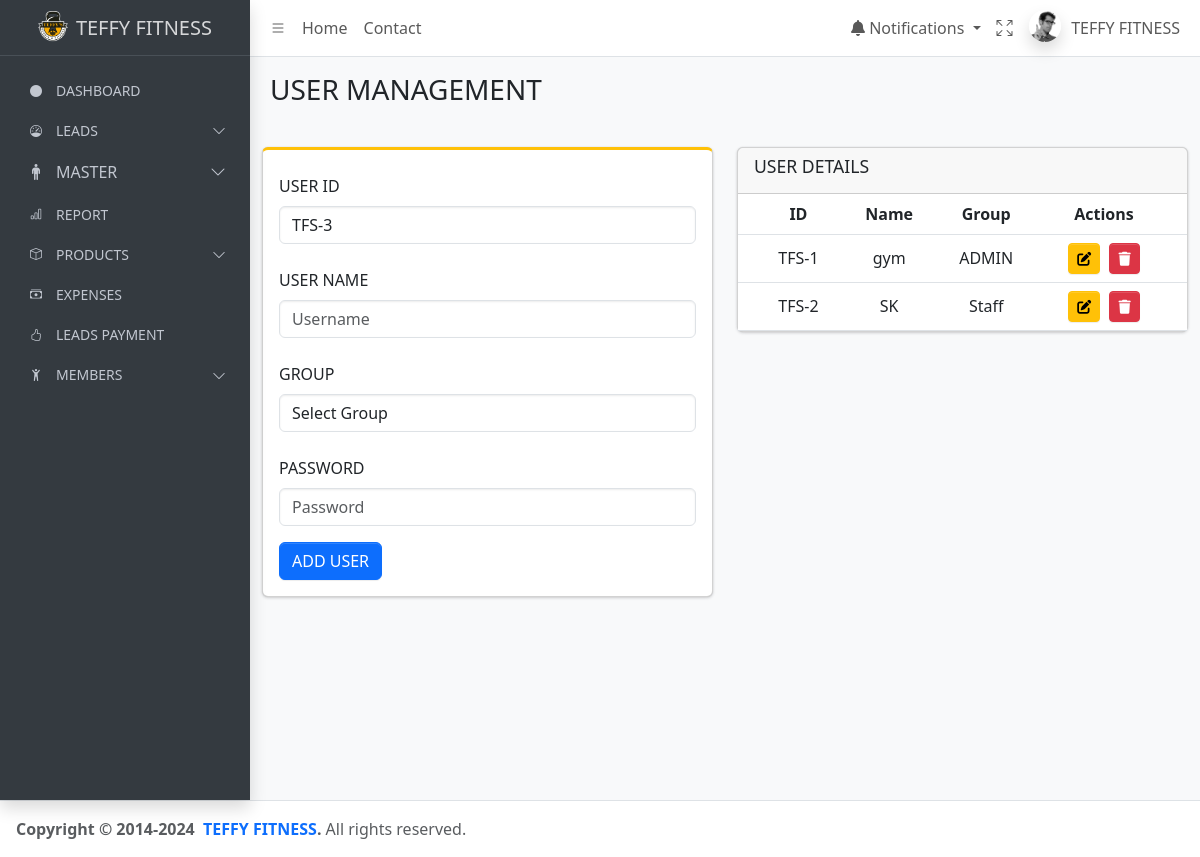
/user_management/, run on the app's committed database.
### teffyapp/models.py (models this page shows, shortened)
class UserProfile(models.Model):
    user = models.ForeignKey(to=User, on_delete=models.CASCADE)
    profile_user_id = models.CharField(max_length=100, unique=True)
    group = models.CharField(max_length=50, null=True, blank=True)

### teffyapp/views.py (the view, shortened to what this page needs)
# urls.py: path("user_management/", user_management, name="user_management"),
def user_management(request):
    try:
        user_count = UserProfile.objects.count() + 1
        profile_user_id = f"TFS-{user_count}"
        data = UserProfile.objects.all()
        is_admin = request.user.is_superuser
        is_staff = request.user.is_staff
        context = {
            "data": data,
            "profile_user_id": profile_user_id,
            "is_admin": is_admin,
            "is_staff": is_staff,
        }
        return render(request, "user-management.html", context)
    except Exception as e:
        messages.error(request, f"An unexpected error occurred: {e}")
        return redirect("/user_management/")

### templates/user-management.html (shortened to what this page needs)
{% extends "base.html" %}
{% load static %}
{% block content %}
<main class="app-main">
    <div class="app-content-header">
        <div class="container-fluid">
            <div class="row">
                <div class="col-sm-6">
                    <h3 class="mb-0">USER MANAGEMENT</h3>
                </div>
            </div>
        </div>
    </div>
    <div class="container mt-4">
                <div class="row">
                    <div class="col-md-6 mb-4">
                        <div class="card card-warning card-outline">
                            <div class="card-body">
                                <form method="POST" action="{% url 'user_management' %}">
                                    <div class="mb-3">
                                        <label for="user_id" class="form-label mt-2">USER ID</label>
                                        <input type="text" id="user_id" name="user_id" class="form-control" placeholder="User ID" value="{{ profile_user_id }}" readonly>
                                    </div>
                                    <div class="mb-3">
                                        <label for="username" class="form-label mt-2">USER NAME</label>
                                        <input type="text" id="username" name="name" class="form-control" placeholder="Username" required>
                                    </div>
                                    <div class="mb-3">
                                        <label for="groupSelect" class="form-label mt-2">GROUP</label>
                                        <select id="groupSelect" name="group" class="form-control" required>
                                            <option value="" disabled selected>Select Group</option>
                                        </select>
                                    </div>
                                    <div class="mb-3">
                                        <label for="password" class="form-label mt-2">PASSWORD</label>
                                        <input type="password" id="password" name="password" class="form-control" placeholder="Password" required>
                                    </div>
                                    <button type="submit" class="btn btn-primary">ADD USER</button>
                                </form>
                            </div>
                        </div>
                    </div>
                    <div class="col-md-6 mb-4">
                        <div class="card">
                            <div class="card-header">
                                <h3 class="card-title">USER DETAILS</h3>
                            </div>
                            <div class="card-body p-0">
                                <table class="table" id="planTable">
                                    <thead>
                                        <tr>
                                            <th>ID</th>
                                            <th>Name</th>
                                            <th>Group</th>
                                            <th>Actions</th>
                                        </tr>
                                    </thead>
                                    <tbody>
                                        {% for da in data %}
                                            {% if da.group == "admin" %}
                                                <tr>
                                                    <td>{{ da.profile_user_id }}</td>
                                                    <td>{{ da.user.username }}</td>
                                                    <td>ADMIN</td>
                                                    <td>
                                                        <a href="{% url 'edit_user' da.profile_user_id %}" class="btn btn-sm btn-warning" title="Edit">
                                                            <i class="fas fa-edit"></i>
                                                        </a>
                                                        <form method="POST" action="{% url 'delete_user' da.profile_user_id %}" style="display:inline;">
                                                            <button type="submit" class="btn btn-sm btn-danger" title="Delete" onclick="return confirm('Are you sure you want to delete this user?');">
                                                                <i class="fas fa-trash"></i>
                                                            </button>
                                                        </form>
                                                    </td>
                                                </tr>
                                            {% elif da.group == "staff" %}
                                                <tr>
                                                    <td>{{ da.profile_user_id }}</td>
                                                    <td>{{ da.user.username }}</td>
                                                    <td>Staff</td>
                                                    <td>
                                                        <a href="{% url 'edit_user' da.profile_user_id %}" class="btn btn-sm btn-warning" title="Edit">
                                                            <i class="fas fa-edit"></i>
                                                        </a>
                                                        <form method="POST" action="{% url 'delete_user' da.profile_user_id %}" style="display:inline;">
                                                            <button type="submit" class="btn btn-sm btn-danger" title="Delete" onclick="return confirm('Are you sure you want to delete this user?');">
                                                                <i class="fas fa-trash"></i>
                                                            </button>
                                                        </form>
                                                    </td>
                                                </tr>
                                            {% endif %}
                                        {% empty %}
                                            <tr>
                                                <td colspan="4" class="text-center">No users found</td>
                                            </tr>
                                        {% endfor %}
                                    </tbody>
                                </table>
                            </div>
                        </div>
                    </div>
                </div>
            </div>
        </div>
{% endblock content %}

### data on the page
UserProfile: profile_user_id "TFS-1", user.username "gym"
UserProfile: profile_user_id "TFS-2", user.username "SK"
